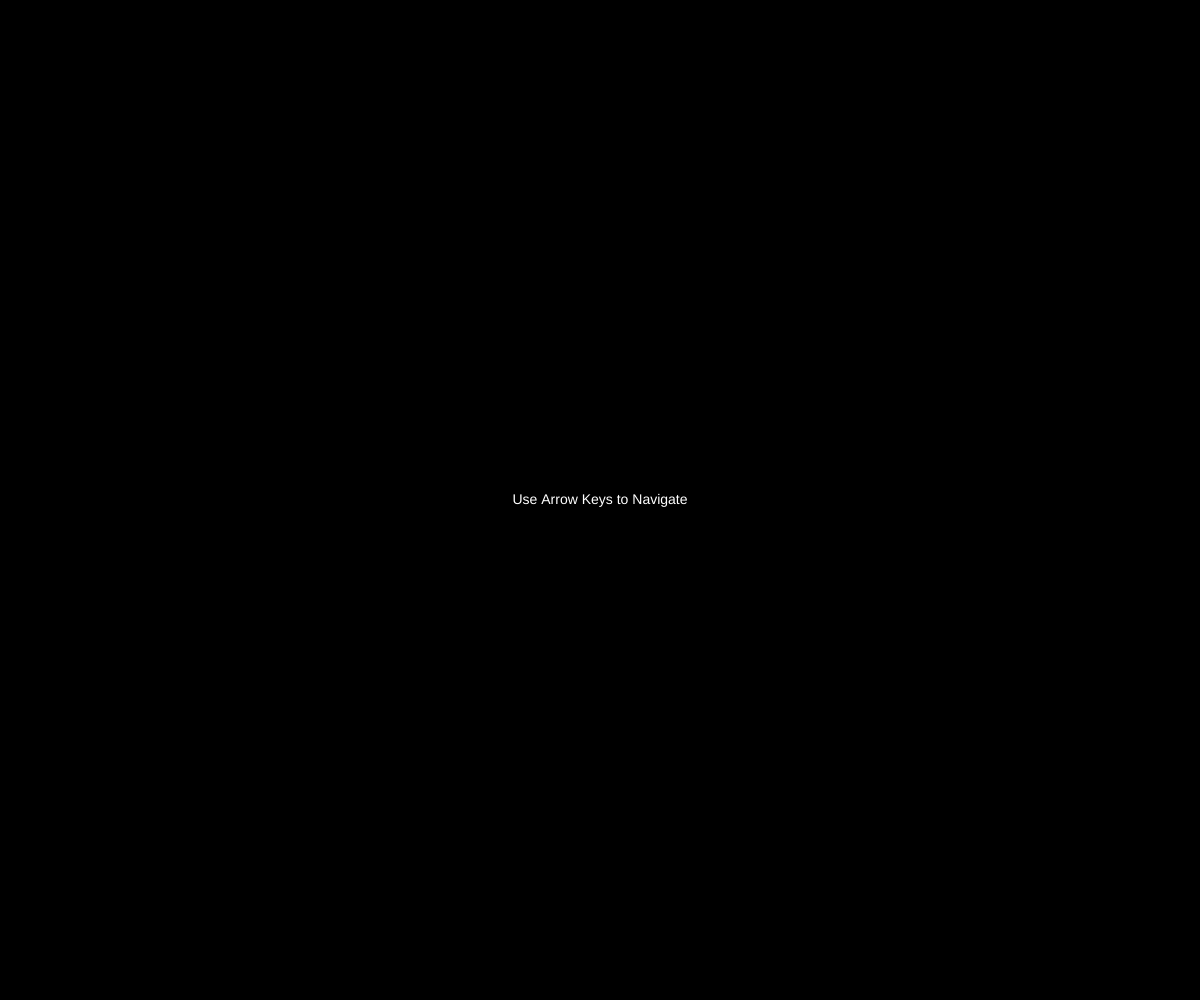
Frame 1 (no input)
Frame 60 (no input): identical to frame 1, image omitted
Frame 120 (the mouse pressed at the canvas centre since frame 60): identical to frame 1, image omitted

The p5.js sketch that drew this single still picture (run headless with seeded random() and noise() and a simulated clock; from frame 60 on, the mouse is pressed at the canvas centre):

// p5.js sketch
// ── sketch.js
function setup() {
	createCanvas(windowWidth, windowHeight);
	noStroke();
	angleMode(DEGREES);
}

const trans = 2000;
const colors = [[146, 153, 166], [42, 66, 46], [28, 45, 128], [138, 85, 39]];
const acts = ['Emergence', 'Blossom', 'Hubris', 'Embrace'];

let oldMillis = 0;
let count = 0;

let stage = 0;
let oldStage = 0;

let archive = false;
let archiveHome = false;

let d = 500;

var direction = 1;

function h1() {
	textSize(100);
	textStyle(BOLD);
}

function h2(){
	textSize(14);
	textStyle(NORMAL);
}

function drawArchiveHome() {
	h2();
	rectMode(CENTER);
	var row1 = ["PRINT", "MOTION", "PHOTO"];
	var row2 = ["STAGE", "SOUND"];
	for (var i = 0; i < 3; i ++) {
		rect(windowWidth/4 + windowWidth/4 * i, windowHeight/2, 150, 150);
		text(row1[i], windowWidth/4 + windowWidth/4 * i, windowHeight/2 - 100);
	} for (i = 0; i < 2; i ++) {
		rect(windowWidth/3 + windowWidth/3 * i, 4 * windowHeight/5, 150, 150);
		text(row2[i], windowWidth/3 + windowWidth/3 * i, 4 * windowHeight/5 - 100);
	}
	rectMode(CORNER);
}

function draw() {
	background(255);
	
	millisecond = millis() - oldMillis;
	
	drawBackground();
	
	textOpacity = 255;
	if (millisecond < 2 * trans) {
		textOpacity = map(millisecond, trans, 2 * trans, 0, 255);
	} 
	
	fill(255, 255, 255, textOpacity);
	if (archive == false) {
		h1();
		text(acts[stage], windowWidth/2, windowHeight/3);
	} else {
		if (millisecond < 3 * trans) {
			archiveHome = false;
			h1();
			text("Archive", windowWidth/2, windowHeight/3);
			h2();
			text("Documenting our journey for future travelers.\nIntroducing Archive: a collection of all creative work for Elysium. ",windowWidth/2, 2 * windowHeight/3)
		} else if (millisecond < 4 * trans) {
			y = map(millisecond, 3 * trans, 4 * trans, windowHeight/3, windowHeight/8);
			h1();
			text("Archive", windowWidth/2, y);
			textOpacity = map(millisecond, 3 * trans, 4 * trans, 255, 0);
			h2();
			fill(255, 255, 255, textOpacity);
			text("Documenting our journey for future travelers.\nIntroducing Archive: a collection of all creative work for Elysium. ",windowWidth/2, 2 * windowHeight/3)
		} else {
			archiveHome = true;
			h1();
			text("Archive", windowWidth/2, windowHeight/8);
			drawArchiveHome();
		}
		
	}
	textAlign(CENTER, CENTER);
	
	drawCircle();
	drawNavBar();
	
	if (millis() < 2* trans) {
		opacity = map(millis(), 2* trans, trans, 0, 255);
		length = map(millis(), 2 * trans, trans, 0, windowHeight/2);
		fill(0);
		fill(0);
		rect(0, 0, windowWidth, length);
		rect(0, windowHeight-length, windowWidth, length);		
		fill(255, 255, 255, opacity);
		text('Use Arrow Keys to Navigate', windowWidth/2, windowHeight/2);
	} 
}

function drawBackground() {
	if (archive == false && direction < 99) {
		if (millisecond < trans) {
			curColor = interpColor(map(millisecond, 0, trans/2, 0, 1), colors[oldStage], colors[stage]);
			opacity = map(millisecond, 0, trans/2, 0, 255);
			fill(curColor[0],curColor[1],curColor[2]);
		} else {
			fill(colors[stage][0],colors[stage][1],colors[stage][2]);
		}
	} else if (archive == true) {
		if (millisecond < trans) {
			curColor = interpColor(map(millisecond, 0, trans/2, 0, 1), colors[oldStage], [0, 0, 0]);
			opacity = map(millisecond, 0, trans/2, 0, 255);
			fill(curColor[0],curColor[1],curColor[2]);
		} else {
			fill(0);
		}
	} else {
		if (millisecond < trans) {
			curColor = interpColor(map(millisecond, 0, trans/2, 0, 1), [0, 0, 0], colors[stage]);
			opacity = map(millisecond, 0, trans/2, 0, 255);
			fill(curColor[0],curColor[1],curColor[2]);
		} else {
			fill(colors[stage][0],colors[stage][1],colors[stage][2]);
		}
		
	}

	
	rect(0, 0, windowWidth, windowHeight);
}

function drawCircle() {
	var opacity = 255;
	var x0;
	var y0;
	
	var x1;
	var y1;
	
	var x2;
	var y2;
	
	var x3;
	var y3;
	
	if (archive == false && direction < 99) {
		if (millisecond < trans) {
			interp = map(millisecond, 0, trans, 0, 90);
			x0 = -cos(interp) * (direction) * d/2 + windowWidth/2;
			y0 = -sin(interp) * d/2 + windowHeight;

			x1 = - cos(interp + 90) * (direction) * d/2 + windowWidth/2;
			y1 = - sin(interp + 90) * d/2 + windowHeight;

			x2 = - cos(interp + 180) * (direction) * d/2 + windowWidth/2;
			y2 = - sin(interp + 180) * d/2 + windowHeight;

			x3 = - cos(interp + 270) * (direction) * d/2 + windowWidth/2;
			y3 = - sin(interp + 270) * d/2 + windowHeight;
		} else {
			x0 = windowWidth/2 - d/2;
			y0 = windowHeight;

			x1 = windowWidth/2;
			y1 = windowHeight - d/2;

			x2 = windowWidth/2 + d/2;
			y2 = windowHeight;

			x3 = windowWidth/2;
			y3 = windowHeight + d/2;
		} 
		
		cX = windowWidth/2;
		cY = windowHeight;
		
	} else if (archive == false && direction == 99999) {
		if (millisecond < trans) {
			cY= map(millisecond, 0, trans, -200, windowHeight);
		} else {
			cY = windowHeight;
		}
		x0 = windowWidth/2 - d/2;
		y0 = cY;

		x1 = windowWidth/2;
		y1 = cY - d/2;

		x2 = windowWidth/2 + d/2;
		y2 = cY;

		x3 = windowWidth/2;
		y3 = cY + d/2;
		
		cX = windowWidth/2;
	} else {
		if (millisecond < 4 * trans) {
			opacity = map(millisecond, 3 * trans, 4 * trans, 255, 0);
		} else if (archiveHome == true) {
			opacity = 0;
		}
		if (millisecond < trans) {
			cY= map(millisecond, 0, trans, windowHeight, -200);
		} else {
			cY = -200;
		}
		x0 = windowWidth/2 - d/2;
		y0 = cY;

		x1 = windowWidth/2;
		y1 = cY - d/2;

		x2 = windowWidth/2 + d/2;
		y2 = cY;

		x3 = windowWidth/2;
		y3 = cY + d/2;
		
		cX = windowWidth/2;
	}
	
	noFill();
	stroke(opacity)
	circle(cX, cY, d);
	noStroke();
	fill(opacity);
	circle(cX, cY, d/3);
	circle(x0, y0, 30);
	circle(x1, y1, 30);
	circle(x2, y2, 30);
	circle(x3, y3, 30);
}

function drawNavBar() {
	if (archive == false && direction < 99) {
		cY = windowHeight/32;
	} else if (archive == true) {
		if (millisecond < trans) cY = map(millisecond, 0, trans, windowHeight/32, - windowHeight); 
		else {cY = -100};
	} else if (archive == false){
		if (millisecond < trans) cY = map(millisecond, 0, trans, - windowHeight, windowHeight/32);
		else cY = cY = windowHeight/32;
	}
	noFill();
	stroke(255);
	h2();
	rect(windowWidth * 1/2 - windowWidth/8 - windowWidth/32, cY, windowWidth * 1/16, windowHeight/32);
	noStroke();
	fill(255);
	text('ABOUT', windowWidth * (1/2 - 1/8), cY + windowHeight/64);
	noFill();
	stroke(255);
	rect(windowWidth * 1/2 - windowWidth/32 , cY, windowWidth * 1/16, windowHeight/32);
	noStroke();
	fill(255);
	text('PEOPLE', windowWidth * (1/2), cY + windowHeight/64);
	noFill();
	stroke(255);
	rect(windowWidth * (1/2 + 1/8 - 1/32), cY, windowWidth * 1/16, windowHeight/32);
	noStroke();
	fill(255);
	text('TICKETS', windowWidth * (1/2 + 1/8), cY + windowHeight/64);
	noFill();
	noStroke();
}


function keyPressed() {
	if (archive == false) {
		if( key == 'ArrowLeft') {
			oldStage = stage;
			stage = (stage - 1)%4;
			oldMillis = millis()*1.0;
			direction = -1;
			if (stage < 0) stage += 4;
		} else if (key == 'ArrowRight') {
			oldStage = stage;
			stage = (stage + 1)%4;
			oldMillis = millis()*1.0;
			direction = 1;
		} 
	}
	if (key == 'ArrowUp') {
		if (archive == false) {
			archive = true;
			oldMillis = millis()*1.0;
			direction = 99999;
		}
	} else if (key == 'ArrowDown') {
		if (archive == true) {
			archive = false;
			archiveHome = false;
			oldMillis = millis()*1.0;
			direction = 99999;
		}
	}
}

function interpColor(n, color1, color2) {
	newColor = [];
	if (n > 1) return color2;
	for (var i = 0; i < 3; i ++) {
		newColor[i] = color1[i] + (color2[i] - color1[i])*n;
	}
	return newColor;
}
